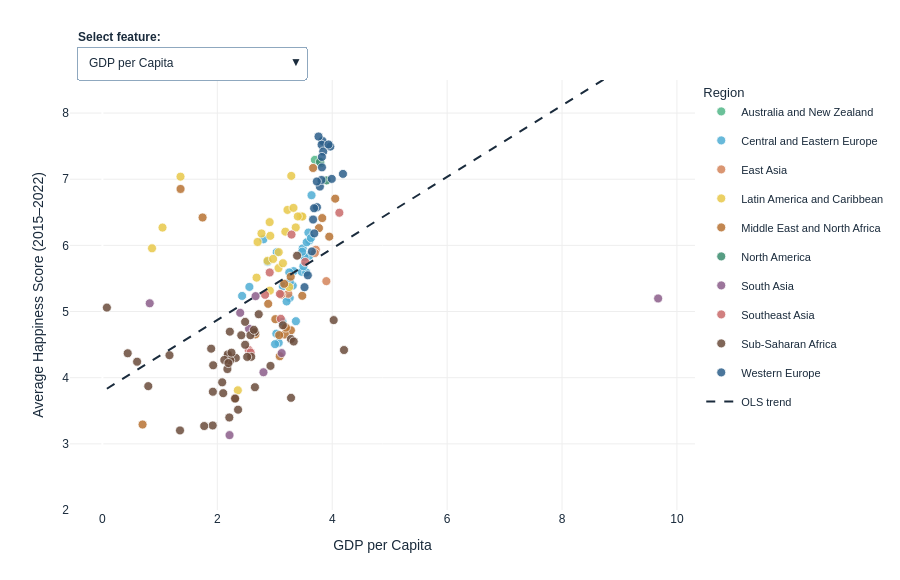

The notebook cell saved with this chart:
### Markdown cell above
### 5.5 Interactive Feature Explorer — *What actually drives happiness?*

**Type:** Interactive scatter plot with dropdown (Plotly)

**Purpose:** Closes the data story by showing the bigger picture. Having established that population size and growth have a weak negative relationship with happiness, this plot lets the reader explore what actually explains happiness — GDP, social support, freedom, life expectancy, and more. Each feature can be selected from a dropdown menu, and the regression line and correlation coefficient update automatically.

**Justification:** Population growth explains some of the variation in happiness, but the correlation matrix showed that GDP per Capita, Social Support, and Freedom are far stronger predictors. This plot makes that contrast explorable, inviting the reader to reach the conclusion themselves rather than being told. It also serves as a natural discussion point: the countries that score low on happiness tend to have high population growth and low GDP/social support — so which is cause and which is effect?

### Code cell
features = [
    ('GDP per Capita',           'GDP per Capita'),
    ('Social Support',           'Social Support'),
    ('Healthy Life Expectancy',  'Healthy Life Expectancy (years)'),
    ('Freedom',                  'Freedom to Make Life Choices'),
    ('Perceptions of Corruption','Perceptions of Corruption'),
    ('Generosity',               'Generosity'),
    ('Log_Pop_2022',             'Population Size 2022 (log scale)'),
    ('Pop_growth_pct',           'Population Growth 1980→2022 (%)'),
]

df_plot = df_combined.copy()
df_plot['Pop_2022_M'] = (df_plot['Pop_2022'] / 1e6).round(2)

def ols_line(feature):
    x = df_plot[feature].dropna()
    y = df_plot.loc[x.index, 'Happiness Score']
    slope, intercept, r, p, _ = stats.linregress(x, y)
    x_line = np.linspace(x.min(), x.max(), 200)
    return x_line, intercept + slope * x_line, r, p

fig5 = go.Figure()

regions = sorted(df_plot['Region'].unique())
n_features = len(features)
n_regions  = len(regions)

for f_idx, (feat, feat_label) in enumerate(features):
    x_line, y_line, r, p = ols_line(feat)
    is_first = (f_idx == 0)

    for region in regions:
        grp = df_plot[df_plot['Region'] == region].dropna(subset=[feat])

        if feat == 'Log_Pop_2022':
            x_hover = '10^%{x:.2f} people'
        elif feat == 'Pop_growth_pct':
            x_hover = '%{x:.1f}%'
        else:
            x_hover = '%{x:.3f}'

        fig5.add_trace(go.Scatter(
            x=grp[feat],
            y=grp['Happiness Score'],
            mode='markers',
            name=region,
            visible=is_first,
            showlegend=True,
            legendgroup=region,
            marker=dict(
                color=REGION_COLOURS.get(region, SITE_COLOURS['muted']),
                size=9, opacity=0.85,
                line=dict(width=0.8, color='white'),
            ),
            customdata=np.stack([
                grp['Country'],
                grp['Pop_2022_M'],
                grp['GDP per Capita'],
                grp['Happiness Score'],
            ], axis=-1),
            hovertemplate=(
                '<b>%{customdata[0]}</b><br>'
                'Happiness Score: <b>%{customdata[3]:.2f}</b><br>'
                f'{feat_label}: <b>{x_hover}</b><br>'
                'Population (2022): %{customdata[1]:.1f}M<br>'
                'GDP per Capita: %{customdata[2]:.3f}<br>'
                '<extra></extra>'
            ),
        ))

    # OLS line
    fig5.add_trace(go.Scatter(
        x=x_line, y=y_line,
        mode='lines',
        name='OLS trend',
        visible=is_first,
        showlegend=is_first,
        legendgroup='ols',
        line=dict(color=SITE_COLOURS['text'], width=2, dash='dash'),
        hoverinfo='skip',
    ))

traces_per_feature = n_regions + 1

# Build dropdown buttons — no title updates, only axis and visibility
buttons = []
for f_idx, (feat, feat_label) in enumerate(features):
    visibility = [False] * (n_features * traces_per_feature)
    start = f_idx * traces_per_feature
    for t in range(traces_per_feature):
        visibility[start + t] = True

    if feat == 'Log_Pop_2022':
        tickvals   = [5, 5.699, 6, 6.699, 7, 7.699, 8, 8.699, 9]
        ticklabels = ['100K','500K','1M','5M','10M','50M','100M','500M','1B']
        xaxis_update = dict(title=feat_label, tickvals=tickvals,
                            ticktext=ticklabels, showgrid=True, gridcolor='#eeeeee',
                            color=SITE_COLOURS['text'])
    else:
        xaxis_update = dict(title=feat_label, tickvals=None, ticktext=None,
                            showgrid=True, gridcolor='#eeeeee',
                            color=SITE_COLOURS['text'])

    buttons.append(dict(
        label=feat_label,
        method='update',
        args=[
            {'visible': visibility},
            {'xaxis': xaxis_update},
        ],
    ))

fig5.update_layout(
    updatemenus=[dict(
        buttons=buttons,
        direction='down',
        showactive=True,
        x=0.01, xanchor='left',
        y=1.08, yanchor='top',
        bgcolor=SITE_COLOURS['white'],
        bordercolor=SITE_COLOURS['muted'],
        font=dict(size=12, color=SITE_COLOURS['text']),
    )],
    annotations=[dict(
        text='<b>Select feature:</b>',
        x=0.01, xref='paper',
        y=1.12, yref='paper',
        showarrow=False,
        font=dict(size=12, color=SITE_COLOURS['text']),
        xanchor='left',
    )],
    xaxis=dict(
        title=features[0][1],
        showgrid=True, gridcolor='#eeeeee',
        color=SITE_COLOURS['text'],
    ),
    yaxis=dict(
        title='Average Happiness Score (2015–2022)',
        showgrid=True, gridcolor='#eeeeee',
        range=[2, 8.5],
        color=SITE_COLOURS['text'],
    ),
    legend=dict(
        title='Region', x=1.01, y=1,
        font=dict(size=11, color=SITE_COLOURS['text']),
        title_font=dict(color=SITE_COLOURS['text']),
    ),
    plot_bgcolor='#FFFFFF',
    paper_bgcolor='#FFFFFF',
    height=580,
    margin=dict(l=70, r=200, t=80, b=70),
    font=dict(family='Arial', size=12, color=SITE_COLOURS['text']),
)

fig5.show()
fig5.write_html('/Users/fridafrandsen/Desktop/Social Data analysis and visualizaton/Final Project/fridapfrandsen.github.io/plot5_feature_explorer.html', include_plotlyjs='cdn')
